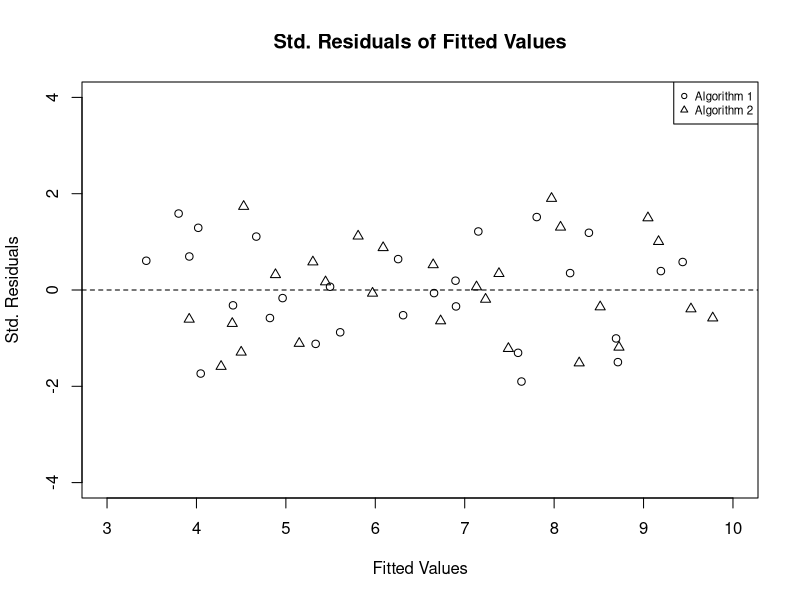
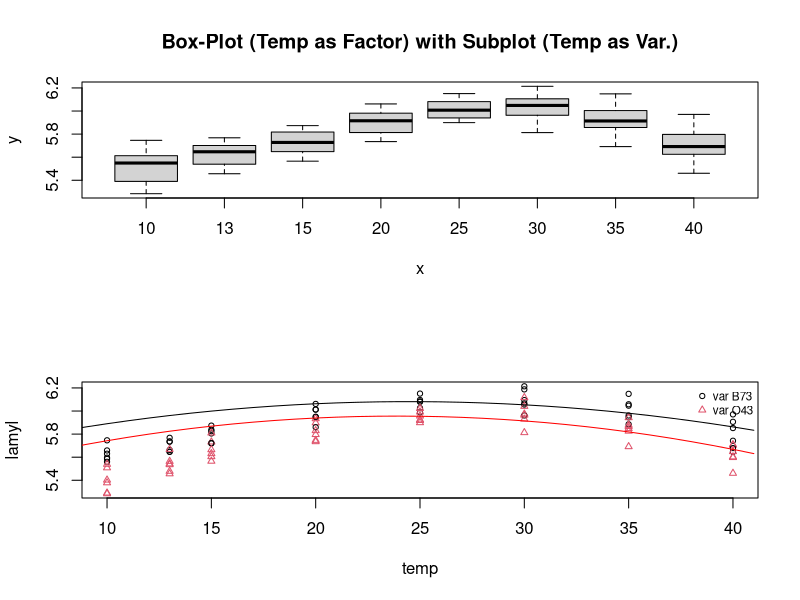

Recreate these plots in R, in order. (Note: this script raises an error after producing the figures.)
## ---- chunk 1
options(warn=-1)
#options(warn=0)
## ---- chunk 2
#Problem 1
faults <- c(32, 48, 538, 53, 81, 1901, 142, 197, 5689, 52, 244, 998, 112, 776, 3621, 262, 2625, 10012, 59, 536, 1348, 121, 1879, 4637, 980, 5698, 12880, 49, 67, 789, 100, 134, 3152, 233, 350, 9100, 79, 390, 1373, 164, 1255, 4912, 458, 3688, 13531, 85, 814, 1693, 206, 3394, 5838, 1633, 10022, 17117)
n <- length(faults)
alloc <- gl(3,1,n)
size <- gl(3,3,n)
seq <- gl(3,9,n)
alg <- gl(2,27,n)
lfaults <- log(faults)
#lfaults

#part 1
#fit1 <- lm(lfaults~seq*size*alloc*alg)
fit1 <- lm(lfaults~seq*size*alloc*alg - seq:size:alloc:alg)
round(anova(fit1),3)

#part 2
#fit2 <- lm(lfaults~seq*size*alloc+alg)
fit2 <- lm(lfaults~seq+size+alloc+alg+seq:size+seq:alloc+size:alloc+alloc:alg+seq:size:alloc)
round(anova(fit2),3)

#part 3
round(anova(fit2, fit1),3)

#part 4
res <- rstandard(fit2)
fvals <- fitted.values(fit2)

plot(fvals, res, ylim=c(-4,4), xlim=c(3,10), main="Std. Residuals of Fitted Values", pch=as.numeric(alg), xlab="Fitted Values", ylab="Std. Residuals", abline(h=0, lty=2))
legend("topright", legend=c("Algorithm 1", "Algorithm 2"), pch=as.numeric(levels(alg)), cex=0.7)

#part 5
#I do not recommend pooling as standard, since it may lead to biased estimates of the error
#Only consider pooling a term into error if:
#There are 10 or less error degrees of freedom
#The term under consideration from pooling has an F < 2

#part 6
z = lfaults - fvals
sum(fvals*z)
#sum of y(hat)*z = 0 means orthogonal

#part 7
#(y, alloc, mean)
#tapply(yhat, alloc, mean)
#tapply(z, alloc, sum)

## ---- chunk 3
#Problem 2
amyl <- c(391.8, 427.7, 486.6, 469.2, 383.1, 338.9, 283.7, 269.3, 311.8, 388.1, 426.6, 436.8, 408.8, 355.5, 309.4, 278.7, 367.4, 468.1, 499.8, 444.0, 429.0, 304.5, 309.9, 313.0, 301.3, 352.9, 376.3, 373.6, 377.5, 308.8, 234.3, 197.1, 271.4, 296.4, 393.0, 364.8, 364.3, 279.0, 255.4, 198.3, 300.3, 346.7, 334.7, 386.6, 329.2, 261.3, 239.4, 216.7, 292.7, 422.6, 443.5, 438.5, 350.6, 305.9, 319.9, 286.7, 283.3, 359.5, 431.2, 398.9, 383.9, 342.8, 283.2, 266.5, 348.1, 381.9, 388.3, 413.7, 408.4, 332.2, 287.9, 259.8, 269.7, 380.9, 389.4, 400.3, 340.5, 288.6, 260.9, 221.9, 284.0, 357.1, 420.2, 412.8, 309.5, 271.8, 253.6, 254.4, 235.3, 339.0, 453.4, 371.9, 313.0, 333.7, 289.5, 246.7) 
n <- length(amyl)
temp <- rep(c(40,35,30,25,20,15,13,10), 12)
ftemp <- as.factor(temp)
var <- gl(2, 24, n)
levels(var) <- c("B73", "O43")
gt <- gl(2, 48, n)
levels(gt) <- c("25", "13")
lamyl <- log(amyl)
#lamyl

#part 1
fit3 <- lm(lamyl~ftemp*var*gt)
round(anova(fit3),3)

#part 2
x1 = seq(10,40,by=0.75)
y1 = 4.8453+0.0895*(x1)-0.00162*(x1)^2
x2 = seq(10,40,by=0.75)
y2 = 4.5031+0.1070*(x2)-0.00197*(x2)^2
y1max = max(y1, na.rm=F)
y2max = max(y2, na.rm=F)
y1max
y2max

par(mfrow=c(2,1));
plot(ftemp, lamyl, main="Box-Plot (Temp as Factor) with Subplot (Temp as Var.)");plot(temp, lamyl, cex=0.7,pch=as.numeric(var), col=as.numeric(var));legend("topright", bty="n", legend=paste("var", levels(var)), pch=c(1,2), col=c(1,2), cex=0.7);lines(y1, col="black");lines(y2, col="red");

#part 3


#part 4

#part 5
xx <- one.single.fuck
